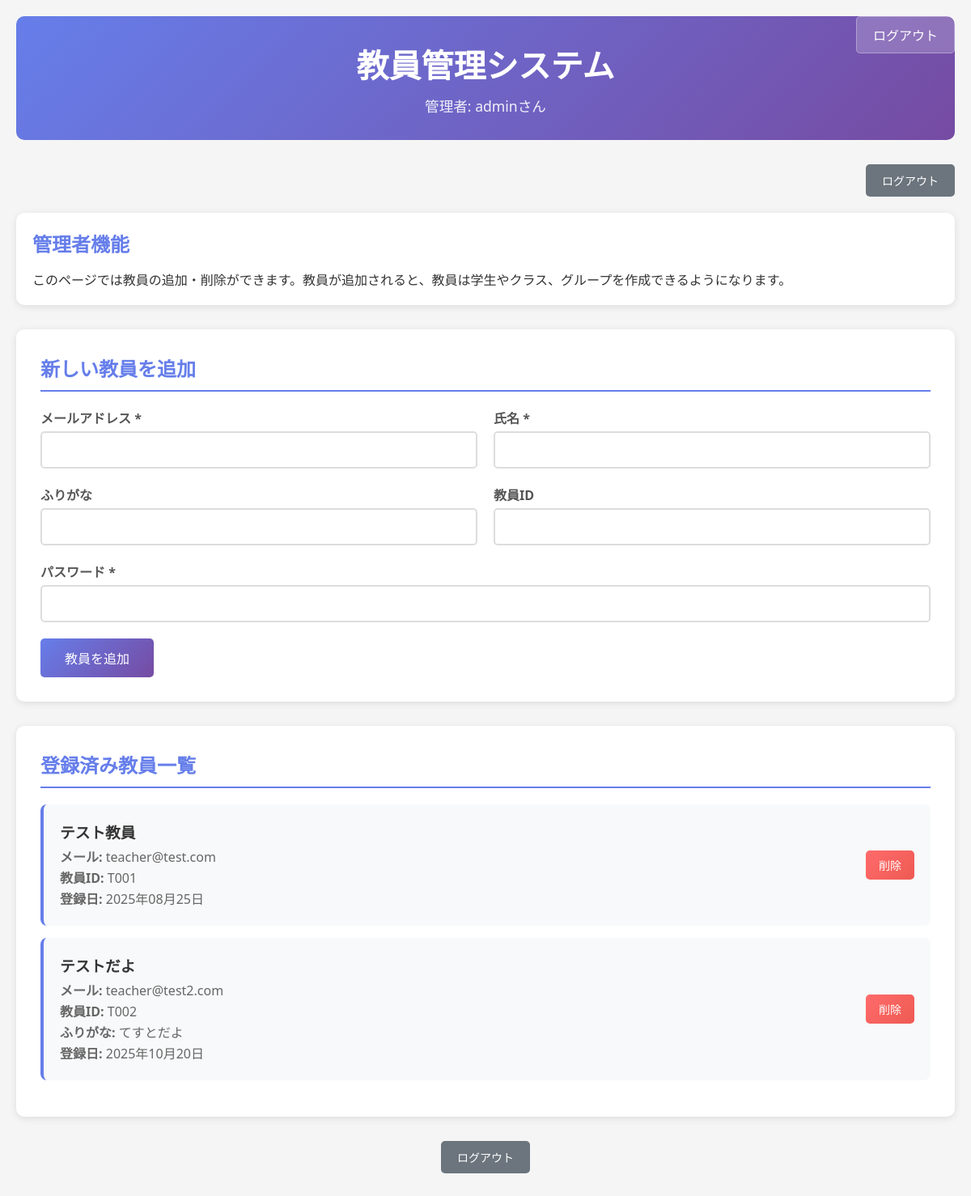
The page /admin-panel/teachers/ (signed in) on the database its author committed.
### school_management/models.py (models this page shows, shortened)
class CustomUser(AbstractUser):
    ROLE_CHOICES = [
        ('admin', '管理者'),
        ('teacher', '教員'),
        ('student', '学生'),
    ]
    username = None  # usernameフィールドを無効化
    email = models.EmailField(unique=True, null=True, blank=True)
    full_name = models.CharField(max_length=100, verbose_name='氏名')
    furigana = models.CharField(max_length=100, blank=True, verbose_name='ふりがな')
    points = models.IntegerField(default=0, verbose_name='ポイント')
    role = models.CharField(
        max_length=10,
        choices=ROLE_CHOICES,
        default='student',
        verbose_name='役割'
    )
    student_number = models.CharField(max_length=20, blank=True, verbose_name='学籍番号')
    teacher_id = models.CharField(max_length=20, blank=True, verbose_name='教員ID')
    created_at = models.DateTimeField(auto_now_add=True, verbose_name='登録日時')
    updated_at = models.DateTimeField(auto_now=True, verbose_name='更新日時')
    groups = models.ManyToManyField(
        'auth.Group',
        verbose_name='groups',
        blank=True,
        help_text='The groups this user belongs to.',
        related_name="customuser_set",
        related_query_name="customuser",
    )
    user_permissions = models.ManyToManyField(
        'auth.Permission',
        verbose_name='user permissions',
        blank=True,
        help_text='Specific permissions for this user.',
        related_name="customuser_set",
        related_query_name="customuser",
    )
    USERNAME_FIELD = 'email'
    REQUIRED_FIELDS = ['full_name']
    objects = CustomUserManager()
    class Meta:
        verbose_name = 'ユーザー'
        verbose_name_plural = 'ユーザー'

### school_management/views.py (the view, shortened to what this page needs)
# urls.py: path('admin-panel/teachers/', views.admin_teacher_management, name='admin_teacher_management'),
@login_required
def admin_teacher_management(request):
    if request.user.role != 'admin':
        messages.error(request, '管理者のみアクセス可能です。')
        return redirect('school_management:dashboard')
    teachers = CustomUser.objects.filter(role='teacher').order_by('created_at')
    context = {
        'teachers': teachers,
    }
    return render(request, 'school_management/admin_teacher_management.html', context)

### school_management/templates/school_management/admin_teacher_management.html (shortened to what this page needs)
<!DOCTYPE html>
<html lang="ja">
<head>
</head>
<body>
    <div class="container">
        <div class="header">
            <a href="{% url 'school_management:logout' %}" class="logout-btn">ログアウト</a>
            <h1>教員管理システム</h1>
            <p>管理者: {{ user.full_name }}さん</p>
        </div>
        <div class="nav-buttons">
            <a href="{% url 'school_management:logout' %}" class="nav-btn">ログアウト</a>
        </div>
        <div class="admin-info">
            <h2>管理者機能</h2>
            <p>このページでは教員の追加・削除ができます。教員が追加されると、教員は学生やクラス、グループを作成できるようになります。</p>
        </div>
        <div class="teacher-form">
            <h2>新しい教員を追加</h2>
            <form method="post">
                <div class="form-row">
                    <div class="form-group">
                        <label for="email">メールアドレス *</label>
                        <input type="email" id="email" name="email" required>
                    </div>
                    <div class="form-group">
                        <label for="full_name">氏名 *</label>
                        <input type="text" id="full_name" name="full_name" required>
                    </div>
                </div>
                <div class="form-row">
                    <div class="form-group">
                        <label for="furigana">ふりがな</label>
                        <input type="text" id="furigana" name="furigana">
                    </div>
                    <div class="form-group">
                        <label for="teacher_id">教員ID</label>
                        <input type="text" id="teacher_id" name="teacher_id">
                    </div>
                </div>
                <div class="form-group">
                    <label for="password">パスワード *</label>
                    <input type="password" id="password" name="password" required>
                </div>
                <button type="submit" class="btn">教員を追加</button>
            </form>
        </div>
        <div class="teachers-list">
            <h2>登録済み教員一覧</h2>
            {% if teachers %}
                {% for teacher in teachers %}
                    <div class="teacher-card">
                        <div class="teacher-info">
                            <h3>{{ teacher.full_name }}</h3>
                            <p><strong>メール:</strong> {{ teacher.email }}</p>
                            {% if teacher.teacher_id %}
                                <p><strong>教員ID:</strong> {{ teacher.teacher_id }}</p>
                            {% endif %}
                            {% if teacher.furigana %}
                                <p><strong>ふりがな:</strong> {{ teacher.furigana }}</p>
                            {% endif %}
                            <p><strong>登録日:</strong> {{ teacher.created_at|date:"Y年m月d日" }}</p>
                        </div>
                        <div class="teacher-actions">
                            <form method="post" style="display: inline;" onsubmit="return confirm('{{ teacher.full_name }}さんを削除しますか？')">
                                <button type="submit" class="btn btn-danger btn-small">削除</button>
                            </form>
                        </div>
                    </div>
                {% endfor %}
            {% else %}
                <div class="empty-state">
                    <i>👨‍🏫</i>
                    <h3>教員が登録されていません</h3>
                    <p>上のフォームから教員を追加してください。</p>
                </div>
            {% endif %}
        </div>
        <div class="nav-buttons" style="margin-top: 30px; justify-content: center;">
            <a href="{% url 'school_management:logout' %}" class="nav-btn">ログアウト</a>
        </div>
    </div>
</body>
</html>

### school_management/templates/school_management/admin_teacher_management.html (style rules this page uses)
* { margin: 0; padding: 0; box-sizing: border-box; }
body { font-family: 'Segoe UI', Tahoma, Geneva, Verdana, sans-serif; background-color: #f5f5f5; color: #333; }
.container { max-width: 1200px; margin: 0 auto; padding: 20px; }
.header { background: linear-gradient(135deg, #667eea 0%, #764ba2 100%); color: white; padding: 30px 0; margin-bottom: 30px; border-radius: 10px; text-align: center; }
.header h1 { font-size: 2.5rem; margin-bottom: 10px; }
.header p { font-size: 1.1rem; opacity: 0.9; }
.admin-info { background: white; padding: 20px; border-radius: 10px; margin-bottom: 30px; box-shadow: 0 2px 10px rgba(0,0,0,0.1); }
.admin-info h2 { color: #667eea; margin-bottom: 15px; }
.teacher-form { background: white; padding: 30px; border-radius: 10px; margin-bottom: 30px; box-shadow: 0 2px 10px rgba(0,0,0,0.1); }
.teacher-form h2 { color: #667eea; margin-bottom: 20px; border-bottom: 2px solid #667eea; padding-bottom: 10px; }
.form-group { margin-bottom: 20px; }
.form-group label { display: block; margin-bottom: 5px; font-weight: 600; color: #555; }
.form-group input { width: 100%; padding: 12px; border: 2px solid #ddd; border-radius: 5px; font-size: 16px; transition: border-color 0.3s; }
.form-row { display: grid; grid-template-columns: 1fr 1fr; gap: 20px; }
.btn { background: linear-gradient(135deg, #667eea 0%, #764ba2 100%); color: white; padding: 12px 30px; border: none; border-radius: 5px; font-size: 16px; cursor: pointer; transition: transform 0.2s; }
.btn-danger { background: linear-gradient(135deg, #ff6b6b 0%, #ee5a52 100%); }
.teachers-list { background: white; padding: 30px; border-radius: 10px; box-shadow: 0 2px 10px rgba(0,0,0,0.1); }
.teachers-list h2 { color: #667eea; margin-bottom: 20px; border-bottom: 2px solid #667eea; padding-bottom: 10px; }
.teacher-card { background: #f8f9fa; padding: 20px; margin-bottom: 15px; border-radius: 8px; border-left: 4px solid #667eea; display: flex; justify-content: space-between; align-items: center; }
.teacher-info h3 { color: #333; margin-bottom: 5px; }
.teacher-info p { color: #666; margin: 2px 0; }
.teacher-actions { display: flex; gap: 10px; }
.btn-small { padding: 8px 16px; font-size: 14px; }
.logout-btn { position: absolute; top: 20px; right: 20px; background: rgba(255,255,255,0.2); color: white; padding: 10px 20px; border: 1px solid rgba(255,255,255,0.3); border-radius: 5px; text-decoration: none; transition: background 0.3s; }
.nav-buttons { display: flex; gap: 15px; margin-bottom: 20px; justify-content: flex-end; }
.nav-btn { background: #6c757d; color: white; padding: 10px 20px; border: none; border-radius: 5px; text-decoration: none; font-size: 14px; transition: background 0.3s; display: inline-block; }

### rows shown on the page
CustomUser: full_name "admin"
CustomUser: full_name "テスト教員", email "teacher@test.com", teacher_id "T001", created_at "2025年08月25日"
CustomUser: full_name "テストだよ", email "teacher@test2.com", teacher_id "T002", furigana "てすとだよ", created_at "2025年10月20日"
